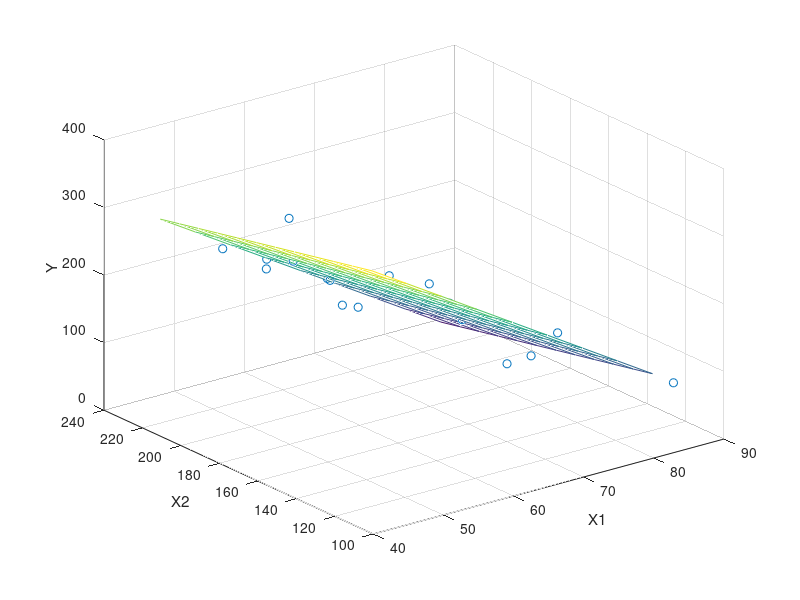

Write the MATLAB code that produced this figure.
clear;clc;

y = [372 206 175 154 136 112 55 45 221 166 ...
 164 113 82 32 228 196 128 97 64 249]';
x1 = [45 55 61 66 71 71 81 86 53 60 64 68 ...
 79 81 56 68 75 83 88 59]';
x2 = [162 233 232 231 131 237 224 219 203 ...
 189 210 210 196 180 200 173 188 161 119 161]';


x_ext=[ones(20,1),x1, x2]


[b,bint,r,rint,stats] = regress(y,x_ext)

% Regressie is significant
% bint passeert nergens aan null
%  721.7233
%   -6.6207
%   -0.6139


test_cdf=makedist('Normal','mu',mean(r),'sigma',std(r))
[h,p,D] = kstest(r,'CDF',test_cdf) %h = 0 is dus normaal verdeeld met 95% betrouwbaarheid

%resedu is normaal verdeeld, H0 aanvaarden

scatter(1:20,r) % geen trend te zien.

%Regressie model aanvaarden.



scatter3(x1,x2,y)
hold on
x1_list = min(x1):5:max(x1);
x2_list = min(x2):10:max(x2);
[x1grid,x2grid] = meshgrid(x1_list,x2_list);
yfit = b(1) + b(2)*x1grid + b(3)*x2grid;
mesh(x1grid,x2grid,yfit)
xlabel('X1')
ylabel('X2')
zlabel('Y')
